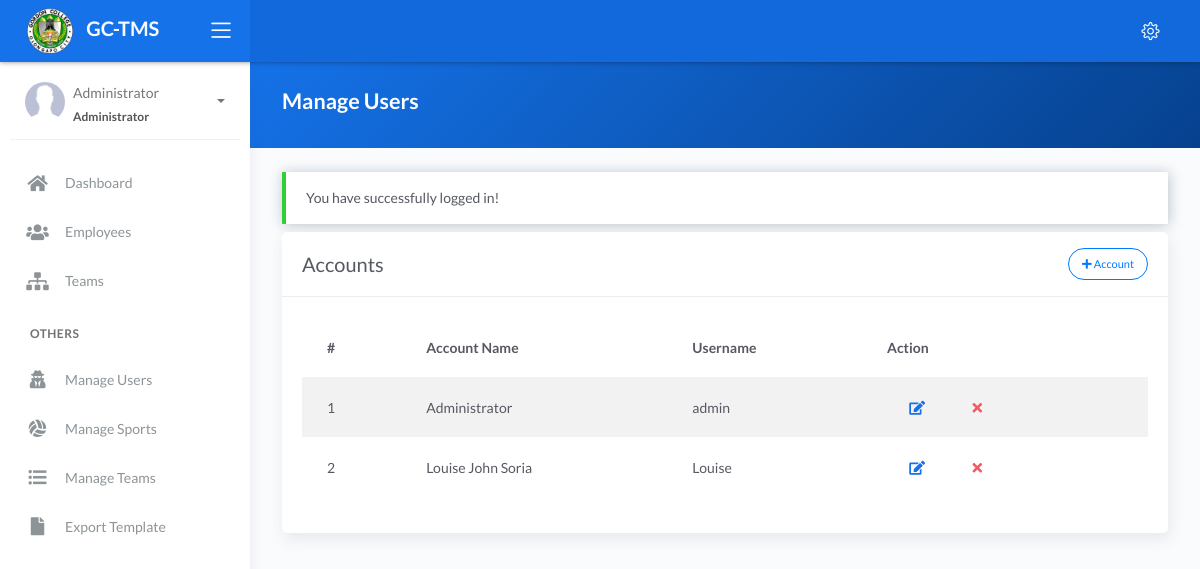
The page /manage_users.php (signed in) on the database as committed earlier.
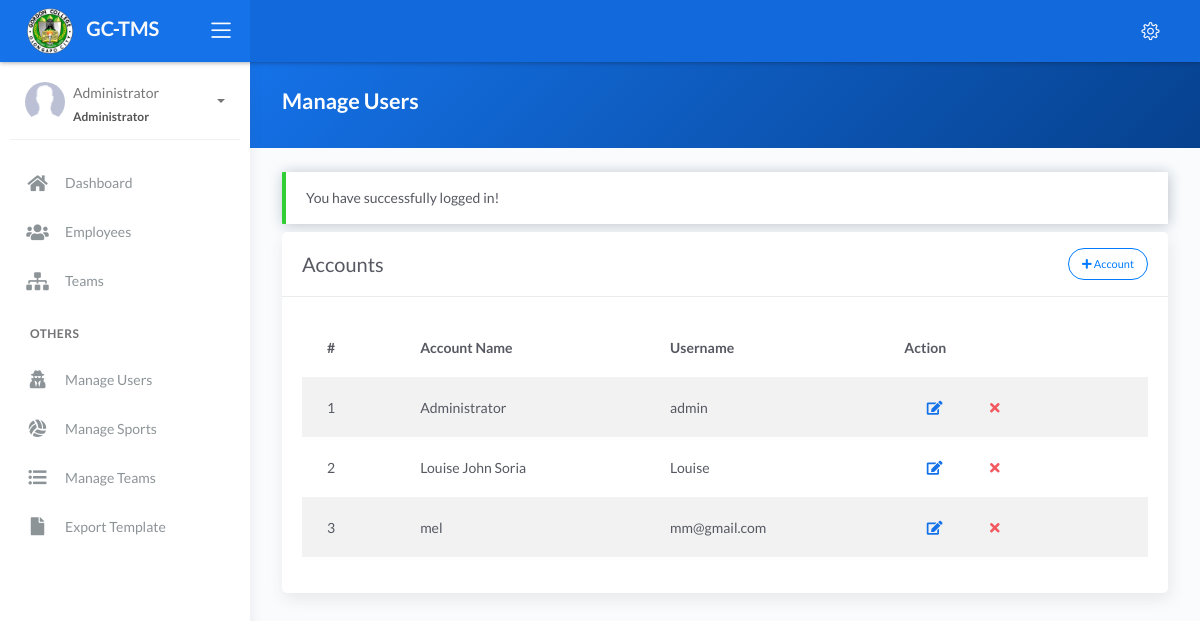
The same page on the database as committed later.
### tables this page shows
CREATE TABLE `tbl_users` (
  `id` int(11) NOT NULL,
  `username` varchar(255) DEFAULT NULL,
  `password` varchar(100) DEFAULT NULL,
  `user_type` varchar(255) DEFAULT NULL,
  `acc_name` varchar(255) DEFAULT NULL,
  `team_assigned` varchar(255) DEFAULT NULL,
  `created_at` timestamp NOT NULL DEFAULT current_timestamp()
);

### manage_users.php (the view, shortened to what this page needs)
<?php include 'server/server.php' ?>
<?php
$query = "SELECT * FROM tbl_users";
$result = $conn->query($query);
$accounts = array();
while ($row = $result->fetch_assoc()) {
	$accounts[] = $row;
}
?>
<!DOCTYPE html>
<html lang="en">
<head>
	<?php include 'templates/header.php' ?>
</head>
<body>
	<div class="wrapper">
		<?php include 'templates/main-header.php' ?>
		<?php include 'templates/sidebar.php' ?>
		<div class="main-panel">
			<div class="content">
				<div class="panel-header bg-primary-gradient">
					<div class="page-inner">
						<div class="d-flex align-items-left align-items-md-center flex-column flex-md-row">
							<div>
								<h2 class="text-white fw-bold">Manage Users</h2>
							</div>
						</div>
					</div>
				</div>
				<div class="page-inner">
					<?php if (isset($_SESSION['message'])) : ?>
						<div class="alert alert-<?php echo $_SESSION['success']; ?> <?= $_SESSION['success'] == 'danger' ? 'bg-danger text-light' : null ?>" role="alert">
							<?php echo $_SESSION['message']; ?>
						</div>
					<?php endif ?>
					<div class="row mt--2">
						<div class="col-md-12">
							<div class="card">
								<div class="card-header">
									<div class="card-head-row">
										<div class="card-title">Accounts</div>
										<?php if (isset($_SESSION['username'])) : ?>
											<div class="card-tools">
												<a href="#add" data-toggle="modal" class="btn btn-outline-primary btn-round btn-sm">
													<i class="fa fa-plus"></i>
													Account
												</a>
											</div>
										<?php endif ?>
									</div>
								</div>
								<div class="card-body">
									<div class="table-responsive">
										<table class="table table-striped">
											<thead>
												<tr>
													<th scope="col">#</th>
													<th scope="col">Account Name</th>
													<th scope="col">Username</th>
													<?php if (isset($_SESSION['username'])) : ?>
														<th>Action</th>
													<?php endif ?>
												</tr>
											</thead>
											<tbody>
												<?php if (!empty($accounts)) : ?>
													<?php foreach ($accounts as $index => $row) : ?>
														<tr>
															<td class="text-uppercase"><?= $index + 1 ?></td>
															<td><?= $row['acc_name'] ?></td>
															<td><?= $row['username'] ?></td>
															<?php if (isset($_SESSION['username'])) : ?>
																<td>
																	<a type="button" href="#edit" data-toggle="modal" class="btn btn-link btn-primary" title="Edit Account" onclick="editUser(this)" data-id="<?= $row['id'] ?>" data-username="<?= $row['username'] ?>" data-user-type="<?= $row['user_type'] ?>" data-acc-name="<?= $row['acc_name'] ?>" data-team-assigned="<?= $row['team_assigned'] ?>">
																		<i class="fa fa-edit"></i>
																	</a>
																	<?php if ($_SESSION['role'] == 'administrator') : ?>
																		<a href="#" class="btn btn-link btn-danger" data-toggle="modal" data-target="#removeUser<?= $row['id'] ?>">
																			<i class="fa fa-times"></i>
																		</a>
																	<?php endif ?>
																</td>
															<?php endif ?>
														</tr>
													<?php endforeach ?>
												<?php else : ?>
													<tr>
														<td colspan="6" class="text-center">No Available Data</td>
													</tr>
												<?php endif ?>
											</tbody>
										</table>
									</div>
								</div>
							</div>
						</div>
					</div>
				</div>
			</div>
		</div>
		<?php include 'templates/main-footer.php' ?>
	</div>
</body>
</html>

Rows that differ between the two databases and show on the page:
added tbl_users: acc_name "mel", username "mm@gmail.com"
